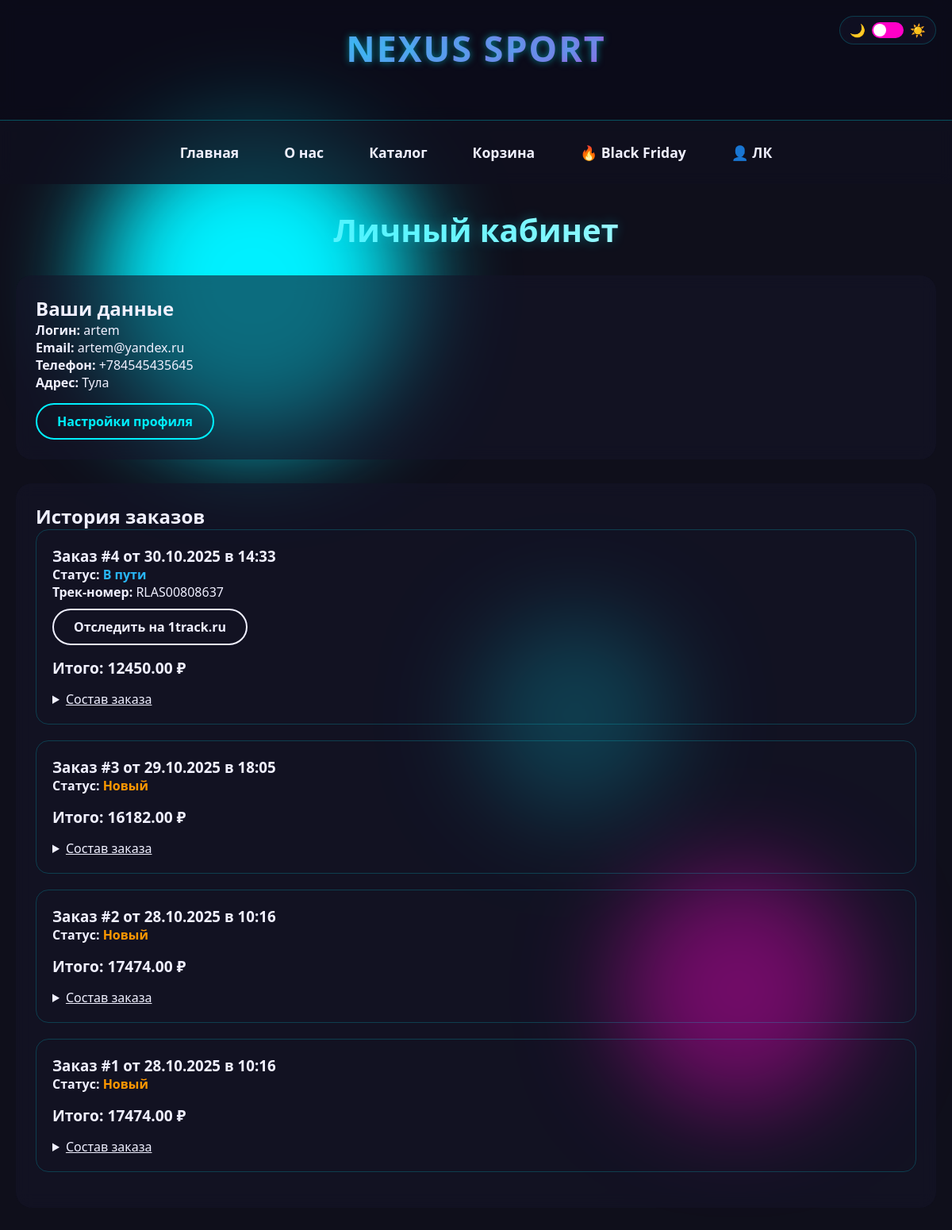
/cabinet/ (signed in), run on an earlier commit of the app's database.
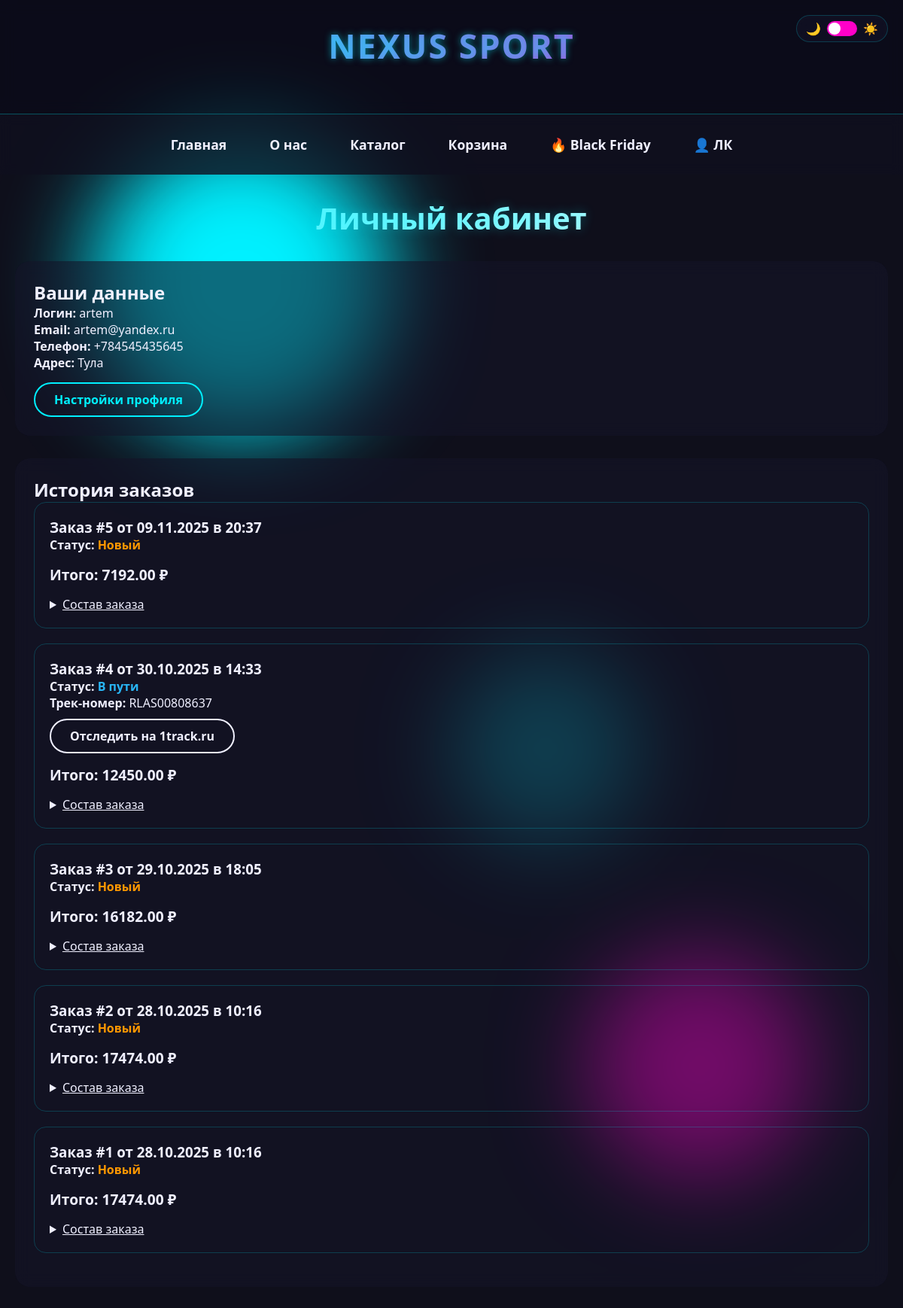
And on a later commit of the database.
### shop/models.py (models this page shows, shortened)
class Order(models.Model):
    STATUS_CHOICES = [
        ('new', 'Новый'),
        ('processing', 'В обработке'),
        ('shipped', 'В пути'),
        ('delivered', 'Доставлен'),
        ('cancelled', 'Отменён'),
    ]
    user = models.ForeignKey(User, on_delete=models.CASCADE, verbose_name="Пользователь")
    created_at = models.DateTimeField(auto_now_add=True, verbose_name="Дата заказа")
    total = models.DecimalField("Итого", max_digits=10, decimal_places=2)
    items = models.JSONField("Товары", default=list)
    status = models.CharField("Статус", max_length=20, choices=STATUS_CHOICES, default='new')
    tracking_number = models.CharField("Трек-номер", max_length=100, blank=True, null=True)
    def get_tracking_url(self):
        if self.tracking_number:
            return f"https://1track.ru/tracking/{self.tracking_number}"
        return None
    class Meta:
        verbose_name = "Заказ"
        verbose_name_plural = "Заказы"
        ordering = ['-created_at']

### shop/views.py (the view)
# urls.py: path('cabinet/', views.personal_cabinet, name='cabinet'),
@login_required
def personal_cabinet(request):
    profile, created = Profile.objects.get_or_create(user=request.user)
    orders = Order.objects.filter(user=request.user).order_by('-created_at')
    return render(request, 'cabinet.html', {
        'profile': profile,
        'orders': orders
    })

### shop/templates/cabinet.html (shortened to what this page needs)
{% extends "base.html" %}
{% block content %}
    <h1>Личный кабинет</h1>
    <div style="background:var(--card-bg);padding:25px;border-radius:20px;margin-bottom:30px;backdrop-filter:blur(10px);">
        <h2>Ваши данные</h2>
        <p><strong>Логин:</strong> {{ user.username }}</p>
        <p><strong>Email:</strong> {{ user.email }}</p>
        <p><strong>Телефон:</strong> {{ profile.phone|default:"Не указан" }}</p>
        <p><strong>Адрес:</strong> {{ profile.address|default:"Не указан" }}</p>
        <a href="{% url 'edit_profile' %}" class="btn" style="margin-top:15px;display:inline-block;">Настройки профиля</a>
    </div>
    <div style="background:var(--card-bg);padding:25px;border-radius:20px;backdrop-filter:blur(10px);">
        <h2>История заказов</h2>
        {% if orders %}
            {% for order in orders %}
                <div style="border:1px solid rgba(0,240,255,0.2);border-radius:16px;padding:20px;margin-bottom:20px;">
                    <h3>Заказ #{{ order.id }} от {{ order.created_at|date:"d.m.Y" }} в {{ order.created_at|time:"H:i" }}</h3>
                    <p>
                        <strong>Статус:</strong>
                        <span style="
                            color: {% if order.status == 'delivered' %}#66bb6a
                                {% elif order.status == 'shipped' %}#29b6f6
                                {% elif order.status == 'cancelled' %}#ff5252
                                {% else %}#ff9800{% endif %};
                            font-weight: bold;
                        ">
                            {{ order.get_status_display }}
                        </span>
                    </p>
                    {% if order.tracking_number %}
                        <p>
                            <strong>Трек-номер:</strong> {{ order.tracking_number }}
                        </p>
                        <a href="{{ order.get_tracking_url }}" target="_blank" class="btn"
                        style="color:var(--neon-blue);border-color:var(--neon-blue);display:inline-block;margin-top:10px;">
                            Отследить на 1track.ru
                        </a>
                    {% endif %}
                    <p style="font-size:1.2em;font-weight:bold;color:var(--neon-blue);margin-top:15px;">Итого: {{ order.total }} ₽</p>
                    <details style="margin-top:15px;">
                        <summary style="color:var(--neon-blue);cursor:pointer;text-decoration:underline;">Состав заказа</summary>
                    </details>
                </div>
            {% endfor %}
        {% else %}
            <p>У вас пока нет заказов.</p>
        {% endif %}
    </div>
{% endblock %}

What changed in the data, as far as the page shows it:
added Order: id "5", created_at "09.11.2025", created_at "20:37", status "Новый", total "7192.00"
